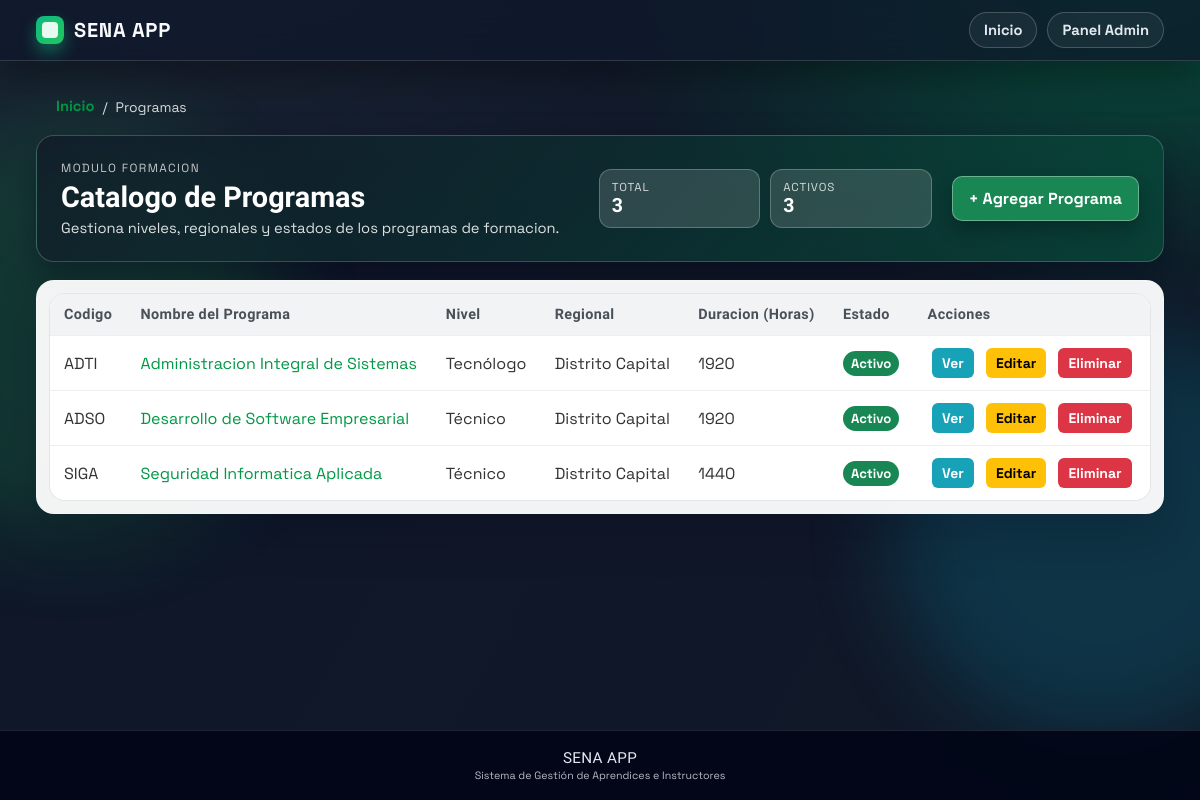
/programas/, run on the app's committed database.
### programas/models.py (models this page shows, shortened)
class Programa(models.Model):
    NIVEL_FORMACION_CHOICES = [
        ('AUX', 'Auxiliar'),
        ('OPE', 'Operario'),
        ('TEC', 'Técnico'),
        ('TGL', 'Tecnólogo'),
        ('ESP', 'Especialización Tecnológica'),
        ('COM', 'Complementario'),
    ]
    MODALIDAD_CHOICES = [
        ('PRE', 'Presencial'),
        ('VIR', 'Virtual'),
        ('MIX', 'Mixta'),
    ]
    ESTADO_CHOICES = [
        ('ACT', 'Activo'),
        ('INA', 'Inactivo'),
        ('SUS', 'Suspendido'),
        ('CAN', 'Cancelado'),
    ]
    codigo = models.CharField(max_length=20, unique=True, verbose_name="Código del Programa")
    nombre = models.CharField(max_length=200, verbose_name="Nombre del Programa")
    nivel_formacion = models.CharField(max_length=3, choices=NIVEL_FORMACION_CHOICES, verbose_name="Nivel de Formación")
    modalidad = models.CharField(max_length=3, choices=MODALIDAD_CHOICES, default='PRE', verbose_name="Modalidad")
    duracion_meses = models.PositiveIntegerField(verbose_name="Duración en Meses")
    duracion_horas = models.PositiveIntegerField(verbose_name="Duración en Horas") # Nuevo campo
    descripcion = models.TextField(verbose_name="Descripción del Programa")
    competencias = models.TextField(verbose_name="Competencias a Desarrollar") # Nuevo campo
    perfil_egreso = models.TextField(verbose_name="Perfil de Egreso") # Nuevo campo
    requisitos_ingreso = models.TextField(verbose_name="Requisitos de Ingreso") # Nuevo campo
    centro_formacion = models.CharField(max_length=200, verbose_name="Centro de Formación") # Nuevo campo
    regional = models.CharField(max_length=100, verbose_name="Regional") # Nuevo campo
    estado = models.CharField(max_length=3, choices=ESTADO_CHOICES, default='ACT', verbose_name="Estado")
    fecha_creacion = models.DateField(verbose_name="Fecha de Creación del Programa")
    fecha_registro = models.DateTimeField(auto_now_add=True, verbose_name="Fecha de Registro")
    class Meta:
        verbose_name = "Programa de Formación"
        verbose_name_plural = "Programas de Formación"
        ordering = ['nombre']

### programas/views.py (the view)
# urls.py: path('', include('programas.urls')),
def programas(request):
    lista_programas = Programa.objects.all()
    template = loader.get_template("lista_programas.html")
    context = {
        "lista_programas": lista_programas,
    }
    return HttpResponse(template.render(context, request))

### programas/templates/lista_programas.html (shortened to what this page needs)
{% extends "master.html" %}
{% block content %}
<section class="listing-page">
    <nav class="listing-breadcrumb" aria-label="breadcrumb">
        <a href="/" class="back-link">Inicio</a>
        <span>/</span>
        <span>Programas</span>
    </nav>
    <div class="listing-hero">
        <div>
            <p class="listing-eyebrow">Modulo formacion</p>
            <h1 class="listing-title">Catalogo de Programas</h1>
            <p class="listing-subtitle">Gestiona niveles, regionales y estados de los programas de formacion.</p>
        </div>
        <div class="listing-kpi-grid">
            <div class="listing-kpi">
                <span>Total</span>
                <strong>{{ lista_programas|length }}</strong>
            </div>
            <div class="listing-kpi">
                <span>Activos</span>
                <strong>{{ lista_programas|length }}</strong>
            </div>
        </div>
        <a href="{% url 'programas:crear_programa' %}" class="listing-cta">+ Agregar Programa</a>
    </div>
    <div class="listing-panel">
        <div class="table-wrap">
                        <table class="app-table listing-table">
                            <thead>
                                <tr>
                                    <th>Codigo</th>
                                    <th>Nombre del Programa</th>
                                    <th>Nivel</th>
                                    <th>Regional</th>
                                    <th>Duracion (Horas)</th>
                                    <th>Estado</th>
                                    <th>Acciones</th>
                                </tr>
                            </thead>
                            <tbody>
                                {% if lista_programas %}
                                    {% for programa in lista_programas %}
                                        <tr>
                                            <td data-label="Codigo">{{ programa.codigo }}</td>
                                            <td data-label="Nombre">
                                                <div class="fw-bold text-primary">{{ programa.nombre }}</div>
                                            </td>
                                            <td data-label="Nivel">
                                                <span class="text-muted small">{{ programa.get_nivel_formacion_display }}</span>
                                            </td>
                                            <td data-label="Regional">{{ programa.regional }}</td>
                                            <td data-label="Duracion">{{ programa.duracion_horas }}</td>
                                            <td data-label="Estado">
                                                {% if programa.estado == 'ACT' %}
                                                    <span class="tag tag-success">{{ programa.get_estado_display }}</span>
                                                {% elif programa.estado == 'INA' or programa.estado == 'CAN' %}
                                                    <span class="tag tag-danger">{{ programa.get_estado_display }}</span>
                                                {% else %}
                                                    <span class="tag tag-warning">{{ programa.get_estado_display }}</span>
                                                {% endif %}
                                            </td>
                                            <td data-label="Acciones" class="actions-cell">
                                                                     <a href="{% url 'programas:detalle_programas' programa.id %}"
                                                                         class="action-btn action-view"
                                                                         title="Ver Detalle">Ver</a>
                                                                     <a href="{% url 'programas:editar_programa' programa.id %}"
                                                                         class="action-btn action-edit">Editar</a>
                                                                     <a href="{% url 'programas:eliminar_programa' programa.id %}"
                                                                         class="action-btn action-delete"
                                                                         onclick="return confirm('¿Eliminar el programa {{ programa.nombre }}?')">Eliminar</a>
                                            </td>
                                        </tr>
                                    {% endfor %}
                                {% else %}
                                    <tr>
                                        <td colspan="7" class="empty-row">
                                            No se encontraron programas de formacion registrados.
                                        </td>
                                    </tr>
                                {% endif %}
                            </tbody>
                        </table>
        </div>
    </div>
</section>
{% endblock %}

### aprendices/static/mystyles.css (style rules this page uses)
* { margin: 0; padding: 0; box-sizing: border-box; font-family: 'Nunito', 'Trebuchet MS', Verdana, sans-serif; }
body { background-color: #f5f5f5; background-image: radial-gradient(circle at 15% 20%, rgba(255,255,255,0.75) 0%, rgba(255,255,255,0) 38%), radial-gradient(circle at 85% 5%, rgba(255,255,255,0.7) 0%, rgba(255,255,255,0) 34%); display: flex; flex-direction: column; min-height: 100vh; color: #333; }
nav a { color: white; text-decoration: none; margin-left: 20px; font-size: 0.92rem; font-weight: 700; position: relative; padding-bottom: 2px; }
nav a::after { content: ''; position: absolute; left: 0; bottom: -2px; width: 0; height: 2px; background: white; transition: width 0.2s ease; }
.text-sena-green, .text-primary { color: #009846 !important; }
.back-link { color: #009846; text-decoration: none; }
.table-wrap { overflow-x: auto; border-radius: 10px; }
.actions-cell { text-align: center; white-space: nowrap; }
.action-btn { display: inline-block; margin: 0 4px; padding: 6px 10px; text-decoration: none; border-radius: 6px; font-size: 14px; font-weight: 700; transition: transform 0.2s ease, box-shadow 0.2s ease; }
.action-view { background-color: #17a2b8; color: white; }
.action-edit { background-color: #ffc107; color: black; }
.action-delete { background-color: #dc3545; color: white; }
.tag { display: inline-block; padding: 4px 8px; border-radius: 999px; font-size: 0.82rem; font-weight: 700; }
:root { --bg-0: #0f172a; --bg-1: #111827; --panel: rgba(255, 255, 255, 0.96); --panel-soft: rgba(255, 255, 255, 0.82); --ink-900: #0b1020; --ink-700: #334155; --line-soft: rgba(15, 23, 42, 0.1); }
.neo-layout { position: relative; isolation: isolate; background: radial-gradient(1200px 600px at 10% -10%, #1f2937 0%, rgba(31, 41, 55, 0) 60%), radial-gradient(1000px 550px at 95% 0%, #064e3b 0%, rgba(6, 78, 59, 0) 55%), linear-gradient(120deg, var(--bg-0), var(--bg-1)); }
* { font-family: 'Space Grotesk', 'Segoe UI', sans-serif; }
.table-wrap, .table-responsive { border-radius: 16px; background: var(--panel-soft); border: 1px solid var(--line-soft); box-shadow: inset 0 1px 0 rgba(255, 255, 255, 0.6); }
.app-table { border-collapse: separate; border-spacing: 0; border-radius: 14px; overflow: hidden; }
.app-table thead th { font-family: 'Sora', sans-serif; letter-spacing: 0.4px; font-size: 0.78rem; }
.app-table tbody td { border-top: 1px solid rgba(15, 23, 42, 0.08); }
.app-table tbody tr { transition: background 0.15s ease; }
.listing-page { display: grid; gap: 18px; }
.listing-breadcrumb { display: flex; align-items: center; gap: 8px; color: rgba(255, 255, 255, 0.84); font-size: 0.87rem; }
.listing-hero { display: grid; grid-template-columns: 1.4fr 0.9fr auto; gap: 20px; align-items: center; padding: 24px; border-radius: 18px; border: 1px solid rgba(255, 255, 255, 0.2); background: linear-gradient(135deg, rgba(17, 24, 39, 0.72), rgba(6, 78, 59, 0.68)); box-shadow: 0 16px 35px rgba(2, 6, 23, 0.36); }
.listing-eyebrow { color: rgba(255, 255, 255, 0.75); text-transform: uppercase; letter-spacing: 0.12em; font-size: 0.74rem; margin: 0 0 5px; }
.listing-title { margin: 0; color: #ffffff; font-family: 'Sora', sans-serif; font-size: clamp(1.35rem, 2.4vw, 2.05rem); }
.listing-subtitle { margin: 5px 0 0; color: rgba(255, 255, 255, 0.86); font-size: 0.92rem; }
.listing-kpi-grid { display: grid; grid-template-columns: repeat(2, minmax(110px, 1fr)); gap: 10px; }
.listing-kpi { background: rgba(255, 255, 255, 0.14); border: 1px solid rgba(255, 255, 255, 0.24); border-radius: 12px; padding: 10px 12px; }
.listing-kpi span { display: block; color: rgba(255, 255, 255, 0.8); font-size: 0.72rem; text-transform: uppercase; letter-spacing: 0.08em; }
.listing-kpi strong { color: #ffffff; font-size: 1.22rem; font-family: 'Sora', sans-serif; }
.listing-cta { display: inline-block; padding: 11px 16px; border-radius: 10px; background: #198754; color: #ffffff; text-decoration: none; font-weight: 700; border: 1px solid rgba(255, 255, 255, 0.35); box-shadow: 0 10px 18px rgba(0, 0, 0, 0.24); }
.listing-panel { border-radius: 18px; border: 1px solid rgba(255, 255, 255, 0.2); background: rgba(255, 255, 255, 0.95); box-shadow: 0 22px 44px rgba(2, 6, 23, 0.17); padding: 12px; }
.listing-table thead th { background: #0f172a; color: #f8fafc; border: none; padding: 12px 14px; }
.listing-table tbody td { padding: 12px 14px; }
.tag-success { background-color: #198754; color: #ffffff; }

### data on the page
Programa: codigo "ADTI", nombre "Administracion Integral de Sistemas", nivel_formacion "Tecnólogo", regional "Distrito Capital", duracion_horas "1920", estado "Activo"
Programa: codigo "ADSO", nombre "Desarrollo de Software Empresarial", nivel_formacion "Técnico", regional "Distrito Capital", duracion_horas "1920", estado "Activo"
Programa: codigo "SIGA", nombre "Seguridad Informatica Aplicada", nivel_formacion "Técnico", regional "Distrito Capital", duracion_horas "1440", estado "Activo"

### other printed values
{{ lista_programas|length }} "3"
